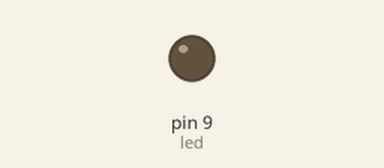
This sketch was run on a simulated Arduino Uno, built with avr-gcc and run on an emulated ATmega328P. Shown: output pins drawn as LEDs (lit = HIGH).

Above: at 0.05 s.
At 1.2 s:
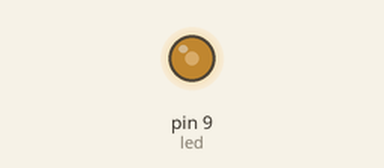
At 2.35 s:
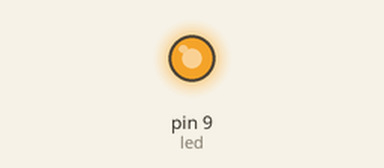
At 4.65 s:
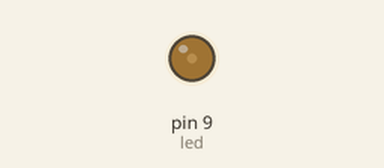
Timing chart, 0 to 6.6 s (numbered marks = the images above):
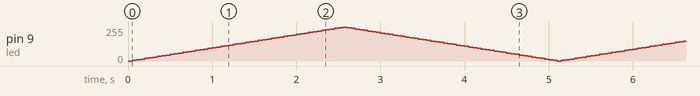

The sketch:

ex2_3.ino
```cpp
int led = 9;           // the pin that the LED is attached to
int brightness = 0;    // how bright the LED is
int fadeAmount = 5;    // how many points to fade the LED by

void setup() {
  pinMode(led, OUTPUT);     // initialize the pin13 as an output.
}
void loop() {
  analogWrite(led, brightness);
  brightness = brightness + fadeAmount;
  if (brightness == 0 || brightness == 255) {
    fadeAmount = -fadeAmount ;
  }

  delay(50);

}
```
